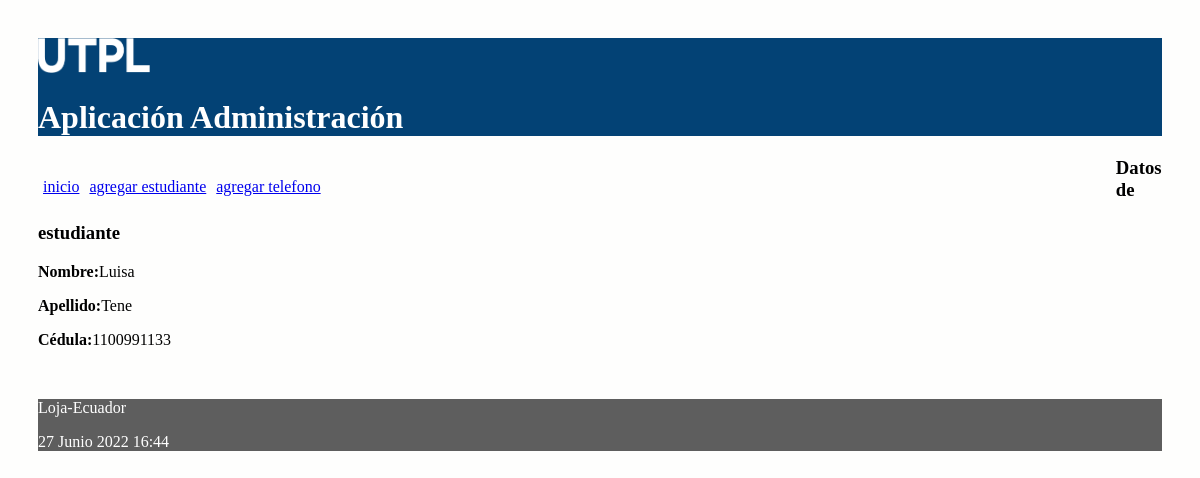
The page /estudiante/2 on the database its author committed.
### administrativo/models.py (models this page shows, shortened)
class Estudiante(models.Model):
    nombre = models.CharField(max_length=30)
    apellido = models.CharField(max_length=30)
    cedula = models.CharField(max_length=30, unique=True)

### administrativo/views.py (the view)
# urls.py: path('estudiante/<int:id>', views.obtener_estudiante,
def obtener_estudiante(request, id):
    estudiante = Estudiante.objects.get(pk=id)
    informacion_template = {'estudiante': estudiante}
    return render(request, 'obtener_estudiante.html', informacion_template)

### administrativo/templates/obtener_estudiante.html
{% extends "master.html" %}
{% block content %}
<h3>Datos de estudiante</h3>
<p><b>Nombre:</b>{{estudiante.nombre}}</p>
<p><b>Apellido:</b>{{estudiante.apellido}}</p>
<p><b>Cédula:</b>{{estudiante.cedula}}</p>
<br/>
{% endblock %}

### administrativo/static/css/estilos.css (style rules this page uses)
body { background: #FEFEFD; padding: 30px; }

### rows shown on the page
Estudiante: nombre "Luisa", apellido "Tene", cedula "1100991133"
